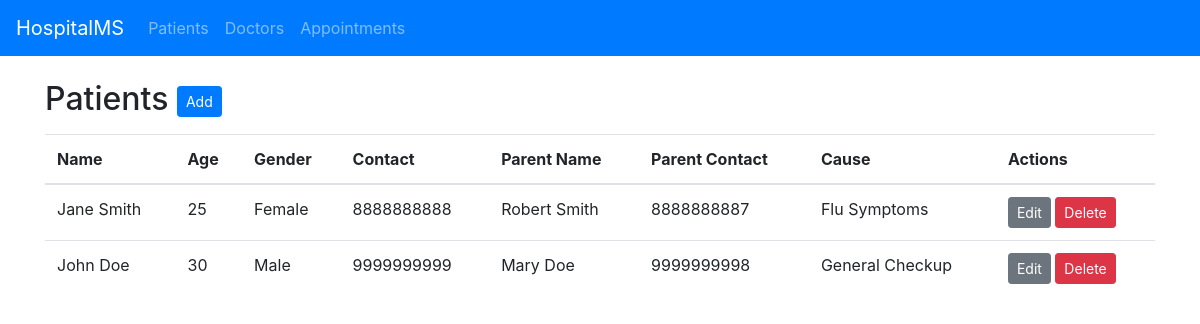
Page /patients on the committed database.
### app.py (models this page shows, shortened)
class Patient(db.Model):
    id = db.Column(db.Integer, primary_key=True)
    name = db.Column(db.String(120), nullable=False)
    age = db.Column(db.Integer)
    gender = db.Column(db.String(20))
    contact = db.Column(db.String(50))
    address = db.Column(db.String(250))
    parentname = db.Column(db.String(120), nullable=False)
    parentnumber = db.Column(db.String(20))
    cause = db.Column(db.String(250))

### app.py (the view)
@app.route('/patients')
def patients_list():
    patients = Patient.query.order_by(Patient.name).all()
    return render_template('patients.html', patients=patients)

### templates/patients.html
{% extends 'layout.html' %}
{% block content %}
  <h2>Patients <a class="btn btn-sm btn-primary" href="{{ url_for('add_patient') }}">Add</a></h2>
  <table class="table mt-3">
    <thead><tr><th>Name</th><th>Age</th><th>Gender</th><th>Contact</th><th>Parent Name</th><th>Parent Contact</th><th>Cause</th><th>Actions</th></tr></thead>
    <tbody>
    {% for p in patients %}
      <tr>
        <td>{{ p.name }}</td>
        <td>{{ p.age or '' }}</td>
        <td>{{ p.gender or '' }}</td>
        <td>{{ p.contact or '' }}</td>
        <td>{{ p.parentname or '' }}</td>
        <td>{{ p.parentnumber or '' }}</td>
        <td>{{ p.cause or '' }}</td>
        <td>
          <a class="btn btn-sm btn-secondary" href="{{ url_for('edit_patient', patient_id=p.id) }}">Edit</a>
          <form style="display:inline" method="post" action="{{ url_for('delete_patient', patient_id=p.id) }}" onsubmit="return confirm('Delete this patient?');">
            <button class="btn btn-sm btn-danger">Delete</button>
          </form>
        </td>
      </tr>
    {% endfor %}
    </tbody>
  </table>
{% endblock %}

### rows in the picture
Patient: name "Jane Smith", age "25", gender "Female", contact "8888888888", parentname "Robert Smith", parentnumber "8888888887", cause "Flu Symptoms"
Patient: name "John Doe", age "30", gender "Male", contact "9999999999", parentname "Mary Doe", parentnumber "9999999998", cause "General Checkup"
